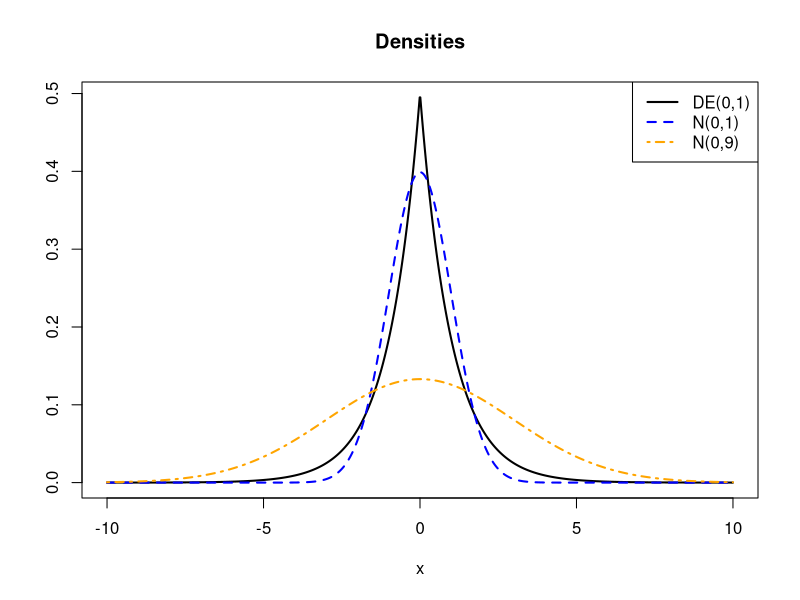
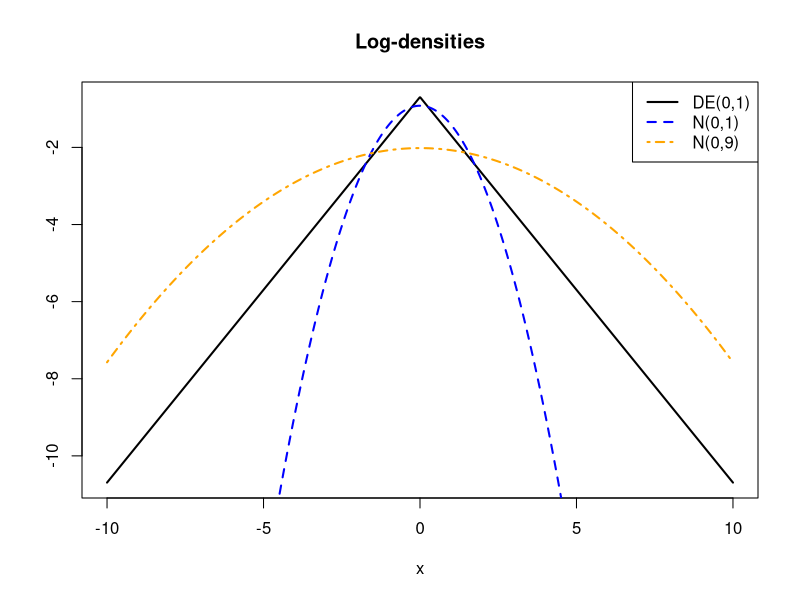
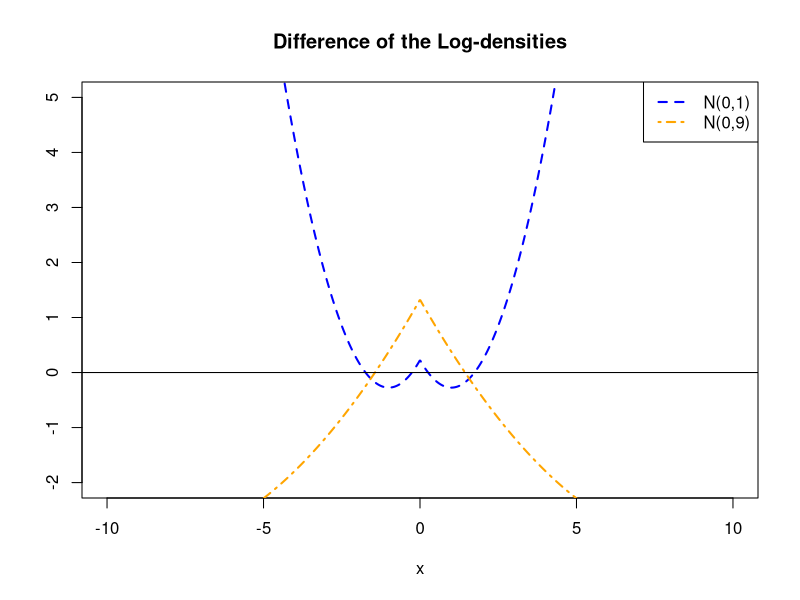
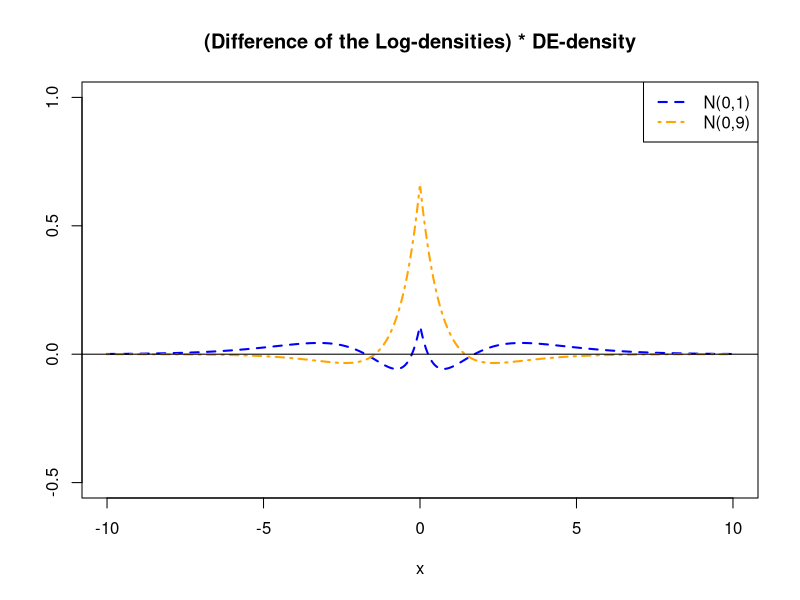
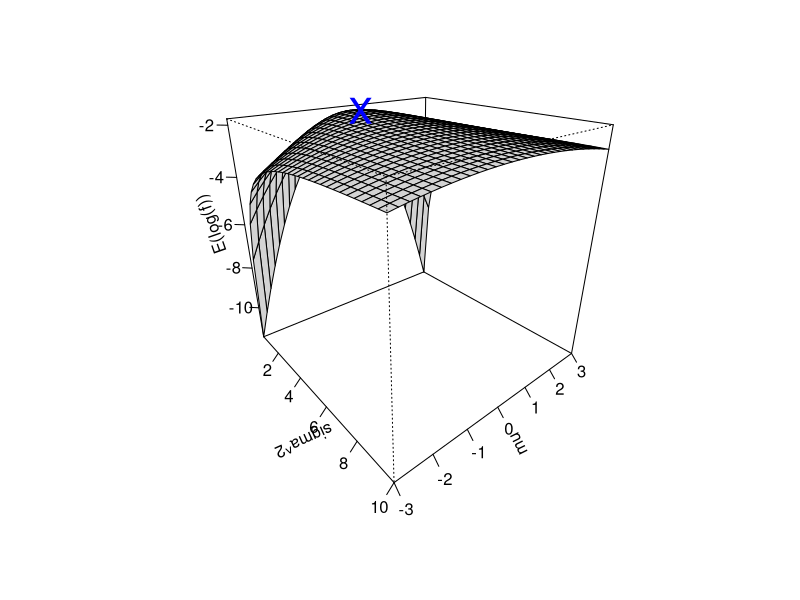
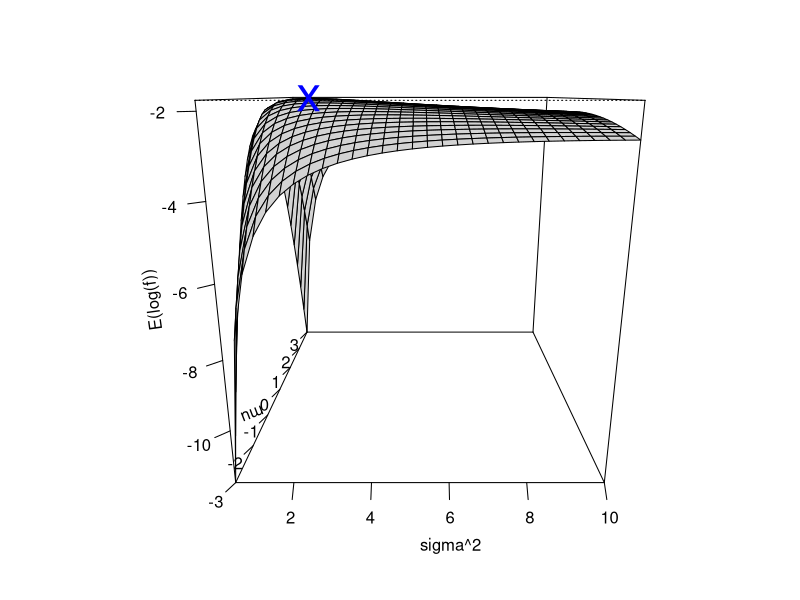
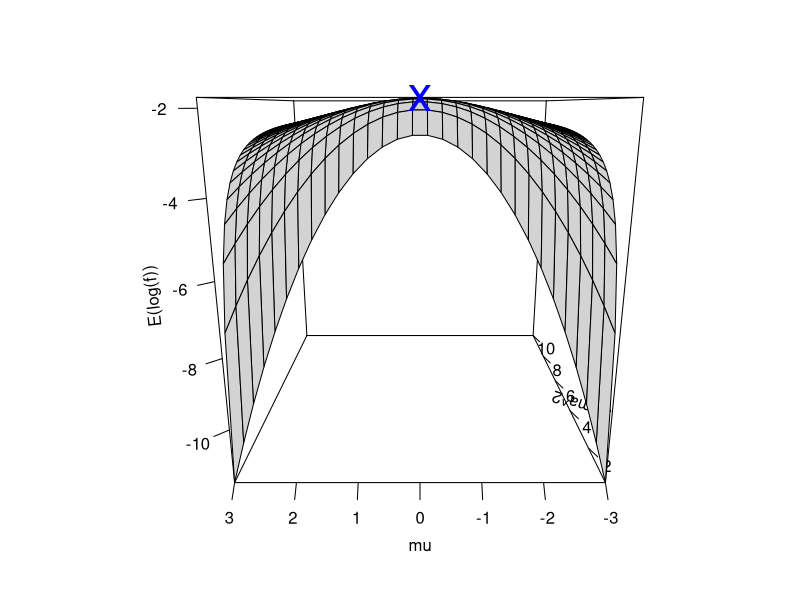
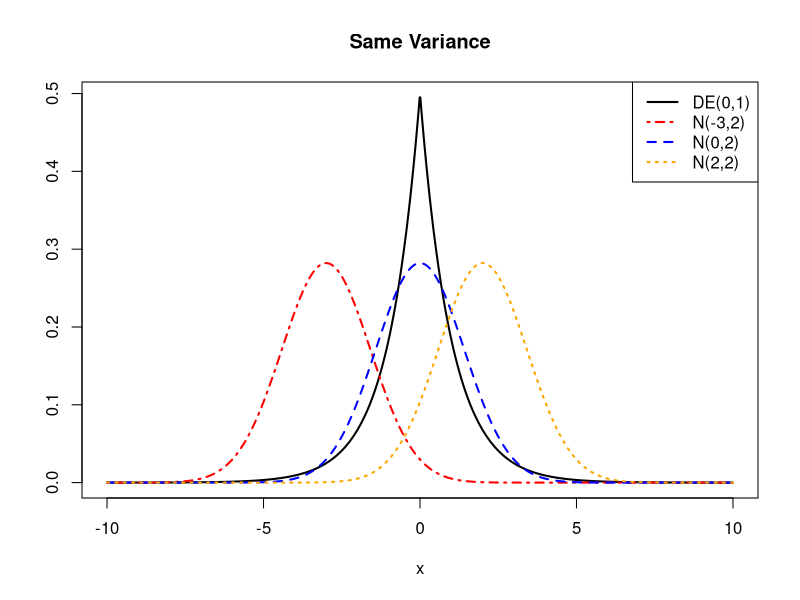

R code for these plots, in order:
#################################################################
# Übung zu Schätzen und Testen 1 im WiSe 2013/14
# R-Lösung zur Übung 8 am 10.12.2013
# Autor: Ludwig Bothmann
#################################################################

#################### 
# Aufgabe 17
####################

# Dichte der Doppelexponentialverteilung
ddopexp <- function(x, mu_0=0, sigma_0=1){

	1/(2*sigma_0) * exp(- abs(x-mu_0)/sigma_0)

}

# oder:
library(VGAM)
?dlaplace

# Gitter an x-Werten
x.grid <- seq(-10, 10, length=1000)

# Lokations- und Skalenparameter der DE-Vtlg.
mu_0 <- 0
sigma_0 <- 1


pdf("exercises/information-theory/figure/plots_kld_example.pdf", width=12, height=8)

# Standardabweichung der NV
sd2 <- sqrt(9)
sd1 <- sqrt(1)

# Plot Dichte DE und NV mit den beiden Standardabweichungen
par(mfrow=c(1,1))
plot(x.grid, ddopexp(x.grid, mu_0, sigma_0), type="l", lwd=2, 
	  ylab="", xlab="x", main="Densities")
lines(x.grid, dnorm(x.grid, mean=0, sd=sd1), lty=2, col="blue", lwd=2)
lines(x.grid, dnorm(x.grid, mean=0, sd=sd2), lty=4, col="orange", lwd=2)
legend("topright", c("DE(0,1)",paste("N(0,",round(sd1^2,2),")", sep=""), 
							paste("N(0,",round(sd2^2,2),")", sep="")),
		 lty=c(1,2,4), 
		 col=c("black", "blue", "orange"), lwd=2)

# Plot Log-Dichten
par(mfrow=c(1,1))
plot(x.grid, log(ddopexp(x.grid, mu_0, sigma_0)), type="l", lwd=2, 
	  ylab=" ", xlab="x", main="Log-densities")
lines(x.grid, log(dnorm(x.grid, mean=0, sd=sd1)), lty=2, col="blue", lwd=2)
lines(x.grid, log(dnorm(x.grid, mean=0, sd=sd2)), lty=4, col="orange", lwd=2)
legend("topright", c("DE(0,1)",paste("N(0,",round(sd1^2,2),")", sep=""), 
							paste("N(0,",round(sd2^2,2),")", sep="")),
		 lty=c(1,2,4), 
		 col=c("black", "blue", "orange"), lwd=2)

# Plot Differenz Log-Dichten
par(mfrow=c(1,1))
plot(x.grid, log(ddopexp(x.grid, mu_0, sigma_0)) 
	  - log(dnorm(x.grid, mean=0, sd=sd1)), type="l", lty=2, col="blue", lwd=2, 
	  ylab="", xlab="x", ylim=c(-2,5), main="Difference of the Log-densities")
lines(x.grid, log(ddopexp(x.grid, mu_0, sigma_0)) 
		- log(dnorm(x.grid, mean=0, sd=sd2)), lty=4, col="orange", lwd=2)
abline(h=0)
legend("topright", c(paste("N(0,",round(sd1^2,2),")", sep=""), 
							paste("N(0,",round(sd2^2,2),")", sep="")),
		 lty=c(2,4), 
		 col=c( "blue", "orange"), lwd=2)

# Plot (Differenz der Log-Dichten) * DE-Dichte
par(mfrow=c(1,1))
plot(x.grid, ddopexp(x.grid, mu_0, sigma_0)*(log(ddopexp(x.grid, mu_0, sigma_0)) 
	  - log(dnorm(x.grid, mean=0, sd=sd1))), type="l", lty=2, col="blue", lwd=2, 
	  ylab="", xlab="x", ylim=c(-0.5,1), 
	  main="(Difference of the Log-densities) * DE-density")
lines(x.grid, ddopexp(x.grid, mu_0, sigma_0)*(log(ddopexp(x.grid, mu_0, sigma_0)) 
		- log(dnorm(x.grid, mean=0, sd=sd2))), lty=4, col="orange", lwd=2)
abline(h=0)
legend("topright", c(paste("N(0,",round(sd1^2,2),")", sep=""), 
							paste("N(0,",round(sd2^2,2),")", sep="")),
		 lty=c(2,4), 
		 col=c( "blue", "orange"), lwd=2)

dev.off()




pdf("exercises/information-theory/figure/kld_maxim_example.pdf", width=12, height=8)

Elogf <- function(sigma2, mu, sigma_02, mu_0){
	
	elog <- -1/2*log(2*pi*sigma2) - 1/(2*sigma2)*(2*sigma_02 + (mu - mu_0)^2)

	return(elog)
}

# (Folgende Funktion erleichtert das Plotten)
perspPlot <- function(yMin=0.5, yMax=10, zMin=-3, zMax=3, 
							 sigma_02=1, mu_0=0, seqLength=30,...){
	
	# Gitter von x- und y-Werten
	ygrid <- seq(yMin, yMax, length=seqLength)
	zgrid <- seq(zMin, zMax, length=seqLength)
	
	# z-Matrix aufstellen und füllen
	fmat <- matrix(0, nrow=seqLength, ncol=seqLength)
	for(i in 1:seqLength){
		for(j in 1:seqLength){
			fmat[i,j] <- Elogf(ygrid[i], zgrid[j], sigma_02, mu_0)
		}
	}
	
	# Eigentliches Plotten
	persp(ygrid, zgrid, fmat, xlab="sigma^2", ylab="mu", zlab="E(log(f))", 
			ticktype="detailed", 
			col="lightgray", ...) -> res
	return(res)

}

perspPlot(theta=50, phi=25) -> res
points(trans3d(2, 0, Elogf(2, 0,1,0), pmat=res),
		 col="blue", pch="x", cex=3)

perspPlot(theta=0, phi=16) -> res
points(trans3d(2, 0, Elogf(2, 0,1,0), pmat=res),
		 col="blue", pch="x", cex=3)

perspPlot(theta=-90, phi=15) -> res
points(trans3d(2, 0, Elogf(2, 0,1,0), pmat=res),
		 col="blue", pch="x", cex=3)
dev.off()
# => Funktion in sigma^2 und mu!

pdf("exercises/information-theory/figure/kld_configurations_example.pdf", width=12, height=8)
# Plots der Dichten der DE- und N-Vtlg für verschiedene 
#	Parameterkombinationen
par(mfrow=c(1,1))
plot(x.grid, ddopexp(x.grid, mu_0, sigma_0), type="l", lwd=2, 
	  ylab="", xlab="x", main="Same Variance")
lines(x.grid, dnorm(x.grid, mean=-3, sd=sqrt(2)), lty=4, col="red", lwd=2)
lines(x.grid, dnorm(x.grid, mean=0, sd=sqrt(2)), lty=2, col="blue", lwd=2)
lines(x.grid, dnorm(x.grid, mean=2, sd=sqrt(2)), lty=3, col="orange", lwd=2)
legend("topright", c("DE(0,1)", "N(-3,2)", "N(0,2)", "N(2,2)"), 
		 lty=c(1,4,2,3), 
		 col=c("black", "red", "blue", "orange"), lwd=2)

par(mfrow=c(1,1))
plot(x.grid, ddopexp(x.grid, mu_0, sigma_0), type="l", lwd=2, 
	  ylab="", xlab="x", main="Original and misspecified density, with optimal parameters. ")
lines(x.grid, dnorm(x.grid, mean=0, sd=sqrt(2)), lty=2, col="blue", lwd=2)
legend("topright", c("DE(0,1)","N(0,2)"), 
		 lty=c(1,4,2), 
		 col=c("black", "blue"), lwd=2)

dev.off()
